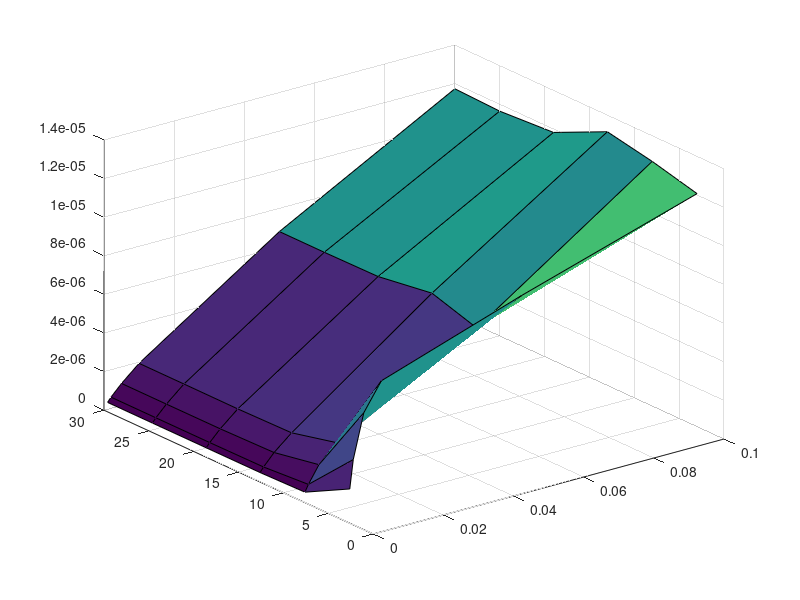

This chart was generated by the following MATLAB code:
mm = [3 8 13 19 25 30];
lambda = [.001 .002 .005 0.01 0.05 0.1]

err = zeros(1,6)
err1 = zeros (6,6)

load('training.mat')
load('validate.mat')
c = 1;
for p=1:6
    for q=1:6
        m = mm(p);
        l = lambda(q);
        ntest=size(training,1);
        X = zeros(ntest-m,m);
        for i=1:m
            X(:,i) = training(i:ntest+i-m-1,:);
        end
        R = transpose(X)*X;
        P = transpose(X)*training(m+1:ntest,:);
        Wt = inv(R + l*eye(m))*P;
%validation data
        nv=size(validate,1);
        Xv = zeros(nv-m,m);
        for i=1:m
            Xv(:,i) = validate(i:nv+i-m-1,:);
        end

        Yv1 = Xv * Wt
        %e = Yv1 - validate(m+1:nv,:)
        err1(p,q) = immse(Yv1,validate(m+1:nv,:));
        %err(c) = immse(Yv1,validate(m+1:nv,:));
        c=c+1;        
    end
end

%[ab,cd] = meshgrid(mm,lambda)
figure
surf(lambda,mm,err1)
%tri = delaunay(ab,cd);
%figure
%trisurf(tri,ab,cd,err);
%figure
%trisurf(tri,cd,ab,err);